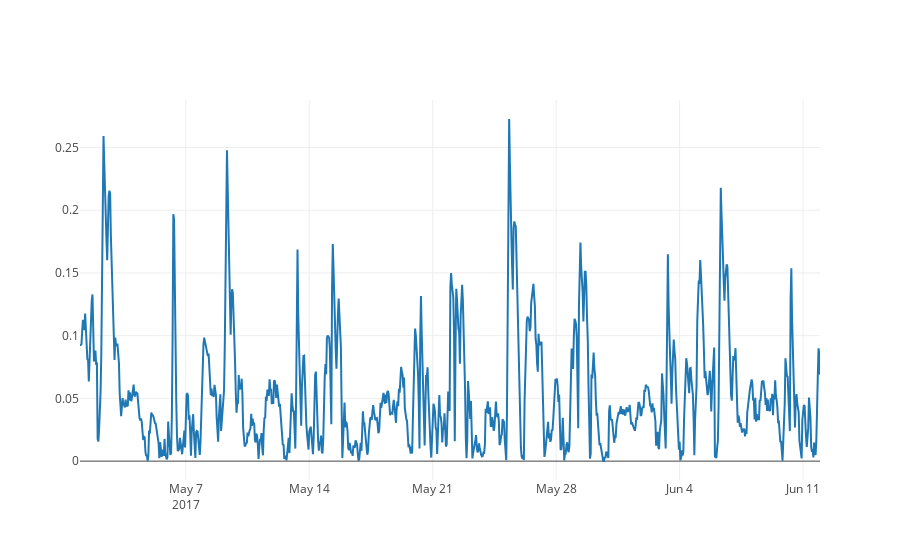

The notebook cell this image was saved under:
### Markdown cell above
Pour inspecter dynamiquement des visualisations, la librairie plotly se révèle très utile.
Ci-dessous vous pouvez identifier les jours et heures qui présentent les erreurs les plus importantes pour ensuite imaginer ce qui a pu pêcher.

### Code cell
from plotly.offline import download_plotlyjs, init_notebook_mode, plot, iplot, iplot_mpl
init_notebook_mode(connected=True)
iplot([{"x": YconsoTest1['ds'], "y": ErreursTest1}])

### Figure 1 — Plotly figure (JSON) as saved in the notebook; plotly's stock layout.template omitted (floating-point values rounded to 4 significant figures; data arrays with more than 128 entries replaced by an {"elided": "..."} marker saying what was removed)
{"data": [{"type": "scatter", "uid": "fccbceaa-6e1e-49a2-8c5f-c6b26f06d0d5", "x": {"elided": "1008 str values"}, "y": {"elided": "1008 float values"}}], "layout": {}}
